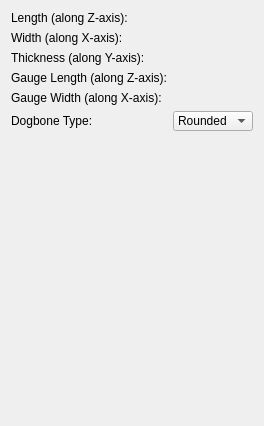
        <widget class="QWidget" name="page_6">
         <layout class="QVBoxLayout" name="verticalLayout_4">
          <item>
           <layout class="QGridLayout" name="_8">
            <property name="leftMargin">
             <number>0</number>
            </property>
            <property name="topMargin">
             <number>0</number>
            </property>
            <property name="rightMargin">
             <number>0</number>
            </property>
            <property name="bottomMargin">
             <number>0</number>
            </property>
            <property name="spacing">
             <number>6</number>
            </property>
            <item row="1" column="2">
             <widget class="Gui::QuantitySpinBox" name="dogboneWidth" native="true">
              <property name="keyboardTracking" stdset="0">
               <bool>false</bool>
              </property>
              <property name="unit" stdset="0">
               <string notr="true">mm</string>
              </property>
              <property name="value" stdset="0">
               <double>10.000000000000000</double>
              </property>
             </widget>
            </item>
            <item row="0" column="0">
             <widget class="QLabel" name="textLabel2_9">
              <property name="text">
               <string>Length (along Z-axis):</string>
              </property>
             </widget>
            </item>
            <item row="1" column="0">
             <widget class="QLabel" name="textLabel3_11">
              <property name="text">
               <string>Width (along X-axis):</string>
              </property>
             </widget>
            </item>
            <item row="0" column="2">
             <widget class="Gui::QuantitySpinBox" name="dogboneLength" native="true">
              <property name="keyboardTracking" stdset="0">
               <bool>false</bool>
              </property>
              <property name="unit" stdset="0">
               <string notr="true">mm</string>
              </property>
              <property name="value" stdset="0">
               <double>10.000000000000000</double>
              </property>
             </widget>
            </item>
            <item row="2" column="2">
             <widget class="Gui::QuantitySpinBox" name="dogboneThickness" native="true">
              <property name="keyboardTracking" stdset="0">
               <bool>false</bool>
              </property>
              <property name="unit" stdset="0">
               <string notr="true">mm</string>
              </property>
              <property name="value" stdset="0">
               <double>10.000000000000000</double>
              </property>
             </widget>
            </item>
            <item row="2" column="0">
             <widget class="QLabel" name="textLabel4_5">
              <property name="text">
               <string>Thickness (along Y-axis):</string>
              </property>
             </widget>
            </item>
           </layout>
          </item>
          <item>
           <layout class="QGridLayout" name="gridLayout_5">
            <item row="0" column="0">
             <widget class="QLabel" name="textLabel2_8">
              <property name="text">
               <string>Gauge Length (along Z-axis):</string>
              </property>
             </widget>
            </item>
            <item row="0" column="1">
             <widget class="Gui::QuantitySpinBox" name="gaugeLength" native="true">
              <property name="keyboardTracking" stdset="0">
               <bool>false</bool>
              </property>
              <property name="unit" stdset="0">
               <string notr="true">mm</string>
              </property>
              <property name="value" stdset="0">
               <double>10.000000000000000</double>
              </property>
             </widget>
            </item>
            <item row="1" column="0">
             <widget class="QLabel" name="textLabel3_9">
              <property name="text">
               <string>Gauge Width (along X-axis):</string>
              </property>
             </widget>
            </item>
            <item row="1" column="1">
             <widget class="Gui::QuantitySpinBox" name="gaugeWidth" native="true">
              <property name="keyboardTracking" stdset="0">
               <bool>false</bool>
              </property>
              <property name="unit" stdset="0">
               <string notr="true">mm</string>
              </property>
              <property name="value" stdset="0">
               <double>10.000000000000000</double>
              </property>
             </widget>
            </item>
            <item row="2" column="0">
             <widget class="QLabel" name="textLabel3_10">
              <property name="text">
               <string>Dogbone Type:</string>
              </property>
             </widget>
            </item>
            <item row="2" column="1">
             <widget class="QComboBox" name="dogboneType">
              <property name="minimumSize">
               <size>
                <width>0</width>
                <height>20</height>
               </size>
              </property>
              <property name="maximumSize">
               <size>
                <width>16777215</width>
                <height>20</height>
               </size>
              </property>
              <item>
               <property name="text">
                <string>Rounded</string>
               </property>
              </item>
              <item>
               <property name="text">
                <string>Straight</string>
               </property>
              </item>
             </widget>
            </item>
           </layout>
          </item>
          <item>
           <spacer name="spacer_4">
            <property name="orientation">
             <enum>Qt::Vertical</enum>
            </property>
            <property name="sizeType">
             <enum>QSizePolicy::Expanding</enum>
            </property>
            <property name="sizeHint" stdset="0">
             <size>
              <width>21</width>
              <height>284</height>
             </size>
            </property>
           </spacer>
          </item>
         </layout>
        </widget>
